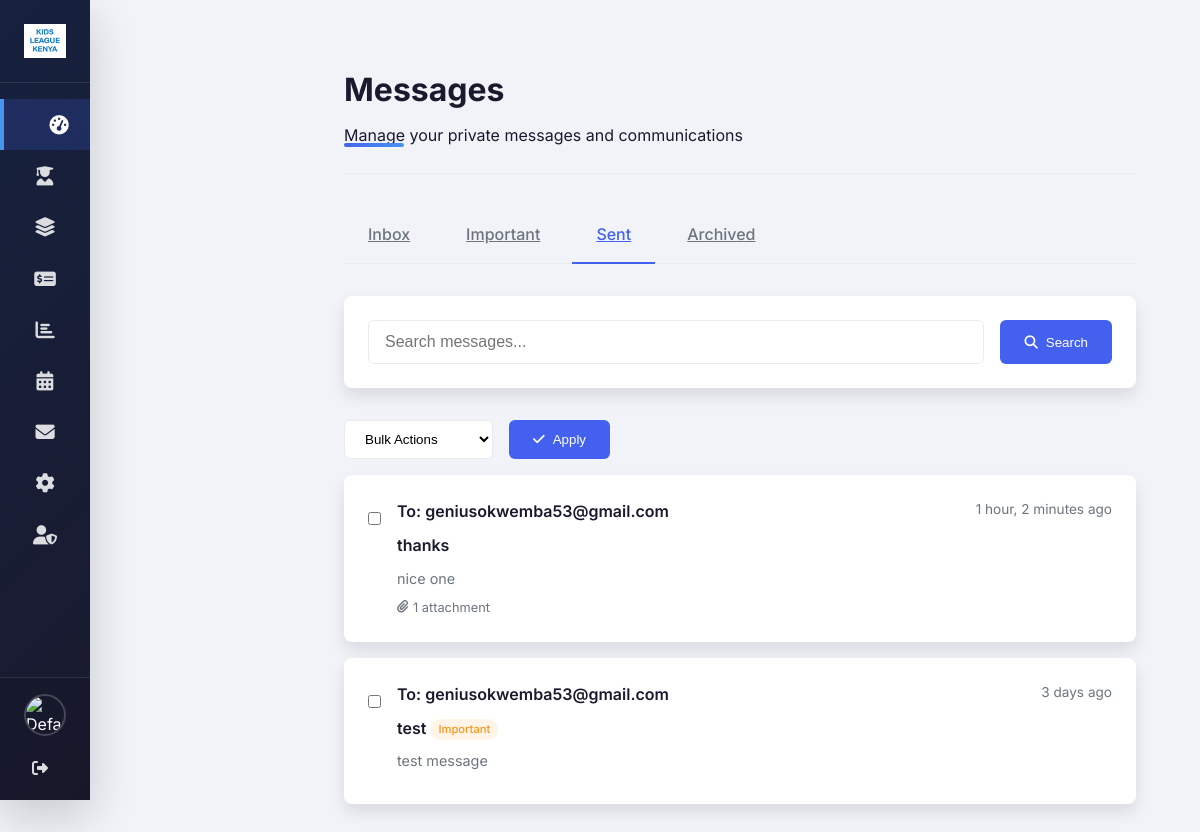
Screenshot of /communication/messages/?folder=sent (signed in) with the database file from the repository.
### base/models.py (models this page shows, shortened)
class Message(models.Model):
    STATUS_CHOICES = (
        ('sent', 'Sent'),
        ('delivered', 'Delivered'),
        ('read', 'Read'),
        ('archived', 'Archived'),
    )
    sender = models.ForeignKey(User, on_delete=models.CASCADE, related_name='sent_messages')
    recipients = models.ManyToManyField(User, related_name='received_messages')
    subject = models.CharField(max_length=200)
    body = models.TextField()
    parent_message = models.ForeignKey('self', on_delete=models.SET_NULL, null=True, blank=True, related_name='replies')
    status = models.CharField(max_length=10, choices=STATUS_CHOICES, default='sent')
    is_important = models.BooleanField(default=False)
    sent_at = models.DateTimeField(auto_now_add=True)
    read_at = models.DateTimeField(null=True, blank=True)
    attachments = models.ManyToManyField('MessageAttachment', blank=True)
    class Meta:
        ordering = ['-sent_at']
        verbose_name = 'Message'
        verbose_name_plural = 'Messages'
    def __str__(self):
        return f"{self.subject} - {self.sender.username}"

class User(AbstractUser):
    USER_TYPE_CHOICES = (
        ('admin', 'Administrator'),
        ('staff', 'Staff Member'),
        ('sponsor', 'Sponsor'),
        ('beneficiary', 'Beneficiary'),
    )
    email = models.EmailField(
        _('email address'),
        unique=True,
        error_messages={
            'unique': _("A user with that email already exists."),
        }
    )
    user_type = models.CharField(
        max_length=12,
        choices=USER_TYPE_CHOICES,
        default='staff',
        verbose_name=_('user type')
    )
    phone_regex = RegexValidator(
        regex=r'^\+?1?\d{9,15}$',
        message="Phone number must be entered in the format: '+999999999'. Up to 15 digits allowed."
    )
    phone_number = models.CharField(
        validators=[phone_regex],
        max_length=20,
        blank=True,
        null=True,
        verbose_name=_('phone number')
    )
    profile_picture = models.ImageField(
        upload_to='profile_pics/',
        blank=True,
        null=True,
        verbose_name=_('profile picture')
    )
    email_verified = models.BooleanField(
        default=False,
        verbose_name=_('email verified')
    )
    verification_token = models.CharField(
        max_length=100,
        blank=True,
        null=True,
        verbose_name=_('verification token')
    )
    last_password_reset = models.DateTimeField(
        null=True,
        blank=True,
        verbose_name=_('last password reset')
    )
    groups = models.ManyToManyField(
        Group,
        verbose_name=_('groups'),
        blank=True,
        help_text=_('The groups this user belongs to.'),
        related_name='custom_user_set',
        related_query_name='custom_user',
    )
    user_permissions = models.ManyToManyField(
        Permission,
        verbose_name=_('user permissions'),
        blank=True,
        help_text=_('Specific permissions for this user.'),
        related_name='custom_user_set',
        related_query_name='custom_user',
    )
    USERNAME_FIELD = 'email'
    REQUIRED_FIELDS = ['username']
    class Meta:
        verbose_name = _('user')
        verbose_name_plural = _('users')

### base/views.py (the view, shortened to what this page needs)
# urls.py: path('communication/messages/', views.message_inbox, name='message_inbox'),
@login_required
def message_inbox(request):
    folder = request.GET.get('folder', 'inbox')  # inbox, sent, archived, important
    search = request.GET.get('search', '')
    if folder == 'sent':
        messages = Message.objects.filter(sender=request.user)
    elif folder == 'archived':
        messages = Message.objects.filter(recipients=request.user, status='archived')
    elif folder == 'important':
        messages = Message.objects.filter(recipients=request.user, is_important=True)
    else:  # inbox
        messages = Message.objects.filter(recipients=request.user).exclude(status='archived')
    inbox_count = Message.objects.filter(recipients=request.user).exclude(status__in=['read', 'archived']).count()
    important_count = Message.objects.filter(recipients=request.user, is_important=True).exclude(status='archived').count()
    archived_count = Message.objects.filter(recipients=request.user, status='archived').count()
    paginator = Paginator(messages.order_by('-sent_at'), 20)
    page_number = request.GET.get('page')
    page_obj = paginator.get_page(page_number)
    context = {
        'messages': page_obj,
        'folder': folder,
        'search_query': search,
        'inbox_count': inbox_count,
        'important_count': important_count,
        'archived_count': archived_count,
        'unread_notifications': Notification.objects.filter(user=request.user, is_read=False).count(),
    }
    return render(request, 'message_inbox.html', context)

### base/templates/message_inbox.html (shortened to what this page needs)
{% extends 'index.html' %}
{% load static %}
{% block content %}
<div class="message-inbox">
    <div class="inbox-header">
        <h1>Messages</h1>
        <p>Manage your private messages and communications</p>
    </div>
    <div class="inbox-tabs">
        <a href="?folder=inbox" class="tab-item {% if folder == 'inbox' %}active{% endif %}">
            Inbox {% if folder == 'inbox' %}<span class="tab-badge">{{ inbox_count }}</span>{% endif %}
        </a>
        <a href="?folder=important" class="tab-item {% if folder == 'important' %}active{% endif %}">
            Important {% if folder == 'important' %}<span class="tab-badge">{{ important_count }}</span>{% endif %}
        </a>
        <a href="?folder=sent" class="tab-item {% if folder == 'sent' %}active{% endif %}">
            Sent
        </a>
        <a href="?folder=archived" class="tab-item {% if folder == 'archived' %}active{% endif %}">
            Archived {% if folder == 'archived' %}<span class="tab-badge">{{ archived_count }}</span>{% endif %}
        </a>
    </div>
    <div class="search-container">
        <form method="get" class="search-form">
            <input type="text" name="search" value="{{ search_query }}" placeholder="Search messages..." class="search-input">
            <button type="submit" class="btn btn-primary">
                <i class="fas fa-search"></i> Search
            </button>
        </form>
    </div>
    <div class="inbox-actions">
        <select class="action-select" id="bulk-action">
            <option value="">Bulk Actions</option>
        </select>
        <button class="btn btn-primary" id="apply-action">
            <i class="fas fa-check"></i> Apply
        </button>
    </div>
    {% if messages %}
        {% for message in messages %}
        <div class="message-item {% if message.status != 'read' and folder != 'sent' %}unread{% endif %}" onclick="location.href='{% url 'message_detail' message.id %}'">
            <div class="message-checkbox">
                <input type="checkbox" name="message_ids" value="{{ message.id }}" class="message-checkbox-input">
            </div>
            <div class="message-content">
                <div class="message-header">
                    <div class="message-sender">
                        {% if folder == 'sent' %}
                            To: {% for recipient in message.recipients.all %}{{ recipient.get_full_name|default:recipient.username }}{% if not forloop.last %}, {% endif %}{% endfor %}
                        {% else %}
                            From: {{ message.sender.get_full_name|default:message.sender.username }}
                        {% endif %}
                    </div>
                    <div class="message-time">
                        {{ message.sent_at|timesince }} ago
                    </div>
                </div>
                <div class="message-subject">
                    {{ message.subject }}
                    {% if message.is_important %}
                        <span class="important-badge">Important</span>
                    {% endif %}
                </div>
                <div class="message-preview">
                    {{ message.body|striptags|truncatewords:30 }}
                </div>
                <div class="message-meta">
                    {% if message.attachments.exists %}
                    <div class="meta-item">
                        <i class="fas fa-paperclip"></i>
                        <span>{{ message.attachments.count }} attachment{{ message.attachments.count|pluralize }}</span>
                    </div>
                    {% endif %}
                </div>
            </div>
        </div>
        {% endfor %}
    {% endif %}
</div>
{% endblock %}

### base/templates/index.html (style rules this page uses)
:root { --primary: #4361ee; --primary-dark: #3a56d4; --primary-light: #eef2ff; --secondary: #3f37c9; --accent: #4895ef; --success: #4cc9f0; --info: #4361ee; --warning: #f8961e; --danger: #f72585; --dark: #1a1a2e; --darker: #16213e; --light: #f8f9fa; --lighter: #f1f3f9; --gray: #6c757d; --gray-light: #e9ecef; --white: #ffffff; --sidebar-width: 280px; --sidebar-collapsed-width: 90px; --header-height: 80px; --shadow-sm: 0 0.125rem 0.25rem rgba(0, 0, 0, 0.075); --shadow: 0 0.5rem 1rem rgba(0, 0, 0, 0.1); --shadow-lg: 0 1rem 3rem rgba(0, 0, 0, 0.175); --transition: all 0.3s cubic-bezier(0.25, 0.8, 0.25, 1); --border-radius: 0.375rem; --border-radius-lg: 0.5rem; --border-radius-xl: 1rem; }
* { margin: 0; padding: 0; box-sizing: border-box; }
body { font-family: 'Inter', sans-serif; background-color: var(--lighter); color: var(--dark); overflow-x: hidden; line-height: 1.6; }
.message-content { flex: 1; }

### base/templates/message_inbox.html (style rules this page uses)
.message-inbox { padding: 2rem; animation: fadeIn 0.8s ease; }
.inbox-header { margin-bottom: 2rem; padding-bottom: 1.5rem; border-bottom: 1px solid var(--gray-light); }
.inbox-header h1 { font-size: 2rem; font-weight: 700; color: var(--dark); position: relative; padding-bottom: 0.5rem; }
.inbox-header h1::after { content: ''; position: absolute; left: 0; bottom: -1.5rem; width: 60px; height: 4px; background: linear-gradient(90deg, var(--primary), var(--accent)); border-radius: 2px; }
.inbox-tabs { display: flex; gap: 0.5rem; margin-bottom: 2rem; border-bottom: 1px solid var(--gray-light); }
.tab-item { padding: 1rem 1.5rem; border: none; background: none; cursor: pointer; font-weight: 500; color: var(--gray); position: relative; transition: var(--transition); }
.tab-item.active { color: var(--primary); }
.tab-item.active::after { content: ''; position: absolute; bottom: -1px; left: 0; right: 0; height: 2px; background-color: var(--primary); }
.search-container { background-color: var(--white); border-radius: var(--border-radius-lg); padding: 1.5rem; margin-bottom: 2rem; box-shadow: var(--shadow); }
.search-form { display: flex; gap: 1rem; }
.search-input { flex: 1; padding: 0.75rem 1rem; border: 1px solid var(--gray-light); border-radius: var(--border-radius); font-size: 1rem; }
.btn { padding: 0.75rem 1.5rem; border-radius: var(--border-radius); font-weight: 500; cursor: pointer; transition: var(--transition); border: none; text-decoration: none; display: inline-flex; align-items: center; gap: 0.5rem; }
.btn-primary { background-color: var(--primary); color: var(--white); }
.message-item { background-color: var(--white); border-radius: var(--border-radius-lg); padding: 1.5rem; margin-bottom: 1rem; box-shadow: var(--shadow); transition: var(--transition); cursor: pointer; display: flex; align-items: flex-start; gap: 1rem; }
.message-checkbox { margin-top: 0.5rem; }
.message-content { flex: 1; }
.message-header { display: flex; justify-content: space-between; align-items: flex-start; margin-bottom: 0.5rem; }
.message-sender { font-weight: 600; color: var(--dark); }
.message-time { font-size: 0.85rem; color: var(--gray); }
.message-subject { font-weight: 600; color: var(--dark); margin-bottom: 0.5rem; }
.message-preview { color: var(--gray); font-size: 0.9rem; display: -webkit-box; -webkit-line-clamp: 2; -webkit-box-orient: vertical; overflow: hidden; }
.message-meta { display: flex; align-items: center; gap: 1rem; margin-top: 0.5rem; font-size: 0.8rem; color: var(--gray); }
.meta-item { display: flex; align-items: center; gap: 0.3rem; }
.important-badge { padding: 0.2rem 0.5rem; border-radius: 50px; font-size: 0.7rem; font-weight: 500; background-color: rgba(248, 150, 30, 0.1); color: var(--warning); }
.inbox-actions { display: flex; gap: 1rem; margin-bottom: 1rem; }
.action-select { padding: 0.5rem 1rem; border: 1px solid var(--gray-light); border-radius: var(--border-radius); background-color: var(--white); }

### rows the page displays
Message: sent_at "1 hour, 2 minutes", subject "thanks", body "nice one", attachments.count "1"
User: get_full_name "geniusokwemba53@gmail.com"
Message: sent_at "3 days", subject "test", is_important "Important", body "test message"
